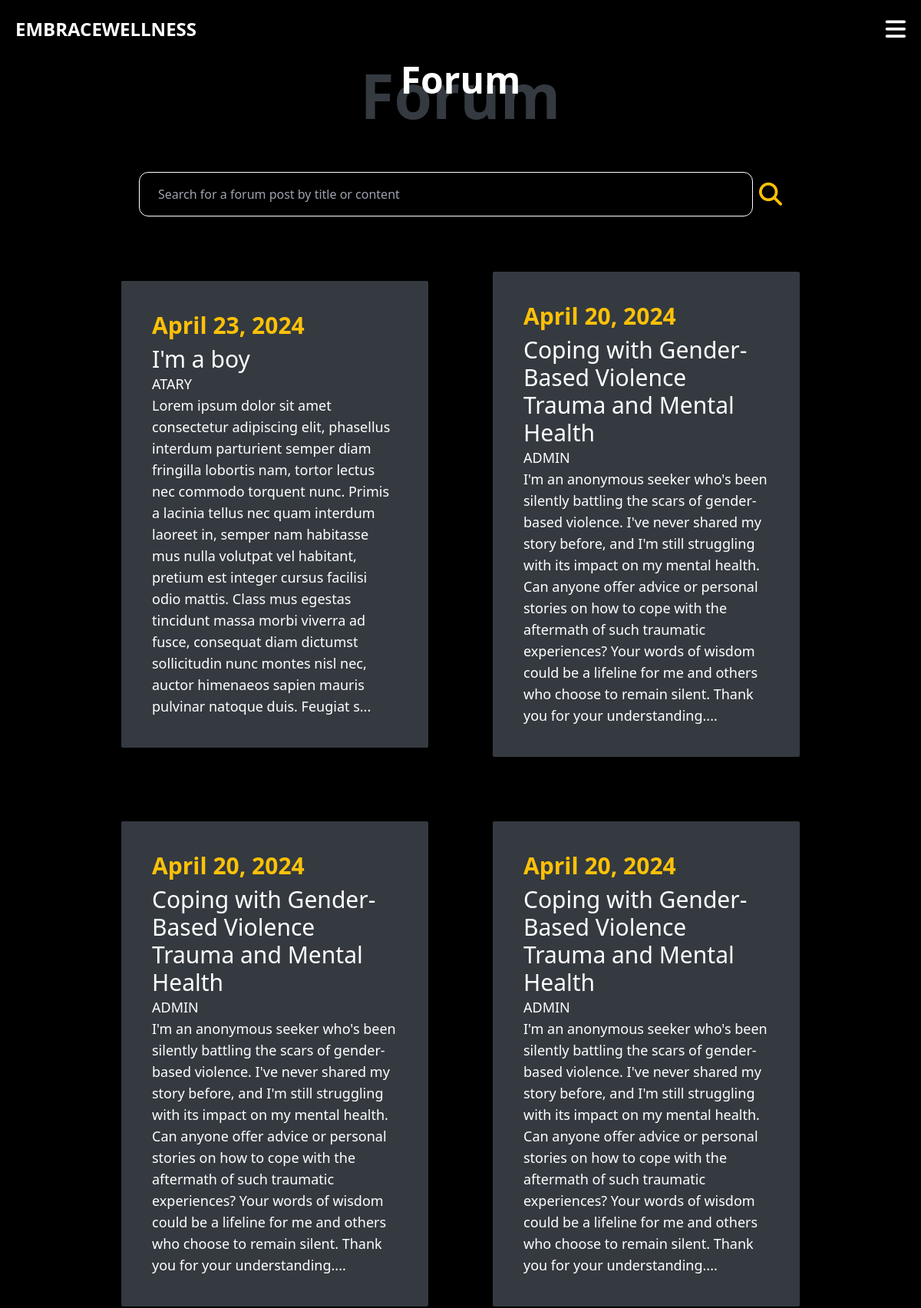
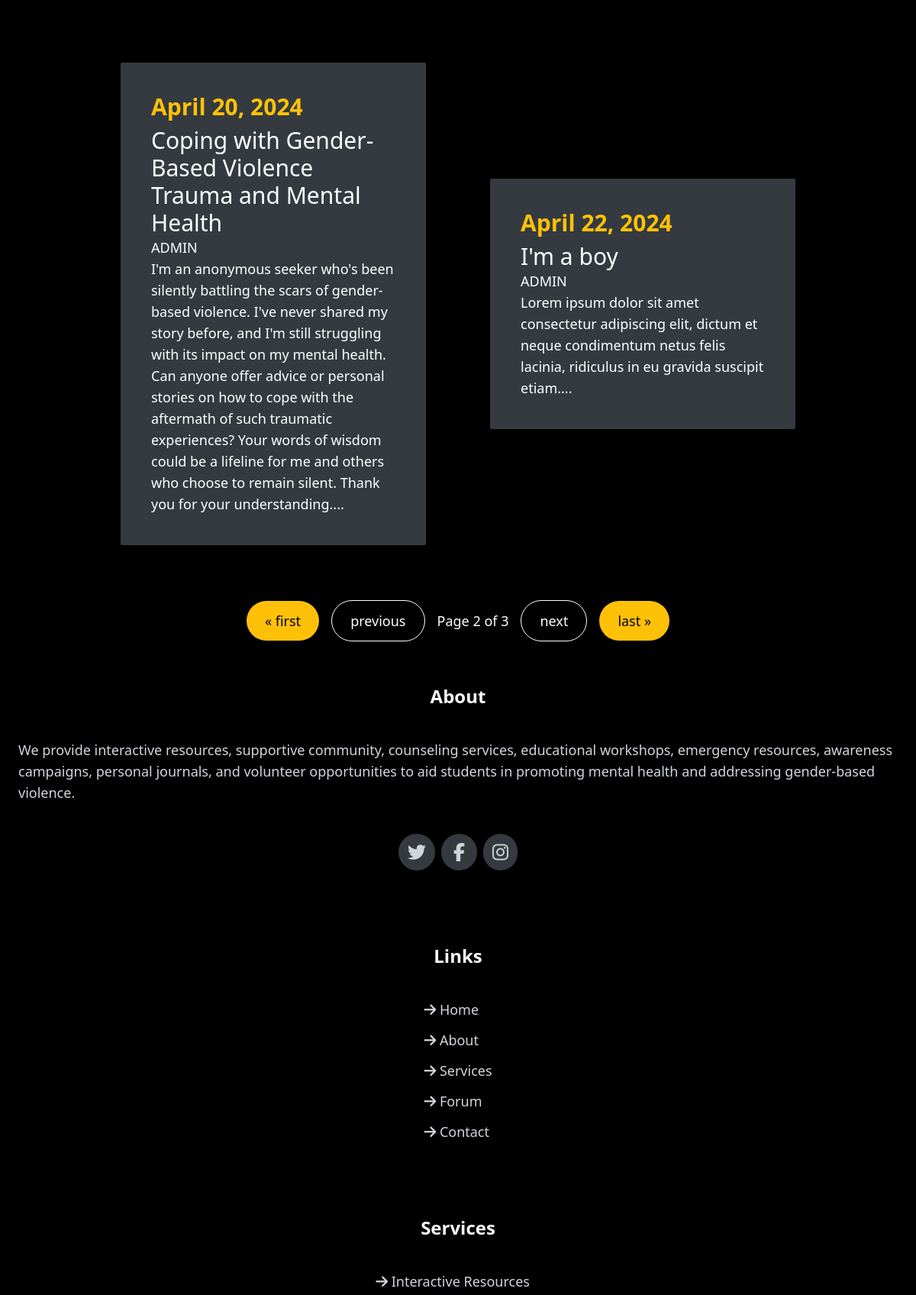
Page /forum/?page=2 (upper part) on the committed database (2 pictures, top to bottom).
### forum/models.py (models this page shows, shortened)
class Forum(models.Model):
    title = models.CharField(max_length=100)
    content = models.TextField()
    created_by = models.ForeignKey(User, related_name="forums", on_delete=models.CASCADE)
    created_at = models.DateField(auto_now_add=True)
    modified_at = models.TimeField(auto_now=True)
    class Meta:
        ordering = ('-modified_at',)

### forum/views.py (the view)
# urls.py: path('', views.index, name='index'),
def index(request):
    query = request.GET.get('query', '')
    forums = models.Forum.objects.all()
    if query:
        forums = forums.filter(Q(title__icontains=query) | Q(content__icontains=query))
    paginator = Paginator(forums, 6)
    page_number = request.GET.get("page")
    page_obj = paginator.get_page(page_number)
    for forum in page_obj:
        forum.content = forum.content[0:500] + "..."
    return render(request, 'forum/forum_index.html',
                  {"forums": forums,
                   'query': query,
                   "page_obj": page_obj})

### forum/templates/forum/forum_index.html (shortened to what this page needs)
{% extends 'core/index.html' %}
{% block content %}
<div class="pt-[2.5rem] ">
    <div class="flex flex-col justify-center items-center my-10  sm:mx-[15rem]">
        <h2 class="sm:text-5xl text-4xl font-bold z-[2]">Forum</h2>
        <p class=" sm:text-[5rem]  text-[3rem] text-[#343a40]  z-[1] font-extrabold sm:-mt-[4rem]  -mt-[2.5rem]">Forum</p>
    </div>
    <div>
        <form action="{% url 'forum:index' %}"  class="flex justify-center space-x-2">
            <input name="query" class="bg-black w-2/3 py-4 px-6 border border-white rounded-xl" type="text" value="{{ query }}" placeholder="Search for a forum post by title or content">
            <button class="block text-mustard text-3xl py-2 inline">
                <span>
                    <i class="fa-solid fa-magnifying-glass"></i>
                </span>
            </button>
        </form>
    </div>
    <div class="lg:flex lg:justify-center lg:items-center ">
        <div class="xl:grid-cols-3 lg:mx-auto lg:my-[2rem] lg:grid-cols-2 lg:grid  flex flex-col justify-center items-center  lg:gap-1">
            {% for forum in page_obj %}
            <div class="bg-[#343a40] p-4 lg:p-10 w-[21rem] sm:w-[22rem] md:w-[25rem] lg:w-[25rem] m-10 rounded-sm ">
                <a href="{% url 'forum:detail' forum.id %}" class="h-auto flex flex-col space-y-2 justify-content items-start">
                    <p class="text-mustard lg:text-3xl text-2xl font-extrabold">{{ forum.created_at }}</p>
                    <h3 class="text-white lg:text-3xl text-2xl">{{ forum.title }}</h3>
                    <a href="{% url 'accounts:detail' forum.created_by.id %}"><p class="uppercase text-lg text-white">{{ forum.created_by }}</p></a>
                    <p class="text-white text-lg"  >{{ forum.content }}</p>
                </a>
            </div>
            {% endfor %}
        </div>
    </div>
    <div class="pagination flex flex-row justify-center space-x-[8rem] text-lg">
        <span class="step-links flex flex-row justify-center items-center space-x-[1rem]">
            {% if page_obj.has_previous %}
                <a href="?page=1" class="px-6 py-3 text-black bg-mustard rounded-full hover:-translate-y-1">&laquo; first</a>
                <a href="?page={{ page_obj.previous_page_number }}" class="px-6 py-3 text-white border border-white bg-black rounded-full hover:-translate-y-1">previous</a>
            {% endif %}
            <span class="current">
                Page {{ page_obj.number }} of {{ page_obj.paginator.num_pages }}
            </span>
            {% if page_obj.has_next %}
                <a href="?page={{ page_obj.next_page_number }}" class="px-6 py-3 text-white bg-black border border-white rounded-full hover:-translate-y-1">next</a>
                <a href="?page={{ page_obj.paginator.num_pages }}" class="px-6 py-3 text-black bg-mustard rounded-full hover:-translate-y-1">last &raquo;</a>
            {% endif %}
        </span>
    </div>
</div>
{% endblock %}

### rows in the picture
Forum: created_at "April 23, 2024", title "I'm a boy", created_by "ATARY", content "Lorem ipsum dolor sit amet consectetur adipiscing elit, phasellus interdum parturient semper diam fringilla lobortis nam, tortor lectus nec commodo torquent nunc. Primis a lacinia tellus nec quam interdum laoreet in, semper nam habitasse mus nulla volutpat vel habitant, pretium est integer cursus facilisi odio mattis. Class mus egestas tincidunt massa morbi viverra ad fusce, consequat diam dictumst sollicitudin nunc montes nisl nec, auctor himenaeos sapien mauris pulvinar natoque duis. Feugiat s..."
Forum: created_at "April 20, 2024", title "Coping with Gender-Based Violence Trauma and Mental Health", created_by "ADMIN", content "I'm an anonymous seeker who's been silently battling the scars of gender-based violence. I've never shared my story before, and I'm still struggling with its impact on my mental health. Can anyone offer advice or personal stories on how to cope with the aftermath of such traumatic experiences? Your words of wisdom could be a lifeline for me and others who choose to remain silent. Thank you for your understanding...."
Forum: created_at "April 20, 2024", title "Coping with Gender-Based Violence Trauma and Mental Health", created_by "ADMIN", content "I'm an anonymous seeker who's been silently battling the scars of gender-based violence. I've never shared my story before, and I'm still struggling with its impact on my mental health. Can anyone offer advice or personal stories on how to cope with the aftermath of such traumatic experiences? Your words of wisdom could be a lifeline for me and others who choose to remain silent. Thank you for your understanding...."
Forum: created_at "April 20, 2024", title "Coping with Gender-Based Violence Trauma and Mental Health", created_by "ADMIN", content "I'm an anonymous seeker who's been silently battling the scars of gender-based violence. I've never shared my story before, and I'm still struggling with its impact on my mental health. Can anyone offer advice or personal stories on how to cope with the aftermath of such traumatic experiences? Your words of wisdom could be a lifeline for me and others who choose to remain silent. Thank you for your understanding...."
Forum: created_at "April 20, 2024", title "Coping with Gender-Based Violence Trauma and Mental Health", created_by "ADMIN", content "I'm an anonymous seeker who's been silently battling the scars of gender-based violence. I've never shared my story before, and I'm still struggling with its impact on my mental health. Can anyone offer advice or personal stories on how to cope with the aftermath of such traumatic experiences? Your words of wisdom could be a lifeline for me and others who choose to remain silent. Thank you for your understanding...."
Forum: created_at "April 22, 2024", title "I'm a boy", created_by "ADMIN", content "Lorem ipsum dolor sit amet consectetur adipiscing elit, dictum et neque condimentum netus felis lacinia, ridiculus in eu gravida suscipit etiam...."

### other values in the picture
{{ page_obj.number }} "2"
{{ page_obj.paginator.num_pages }} "3"
